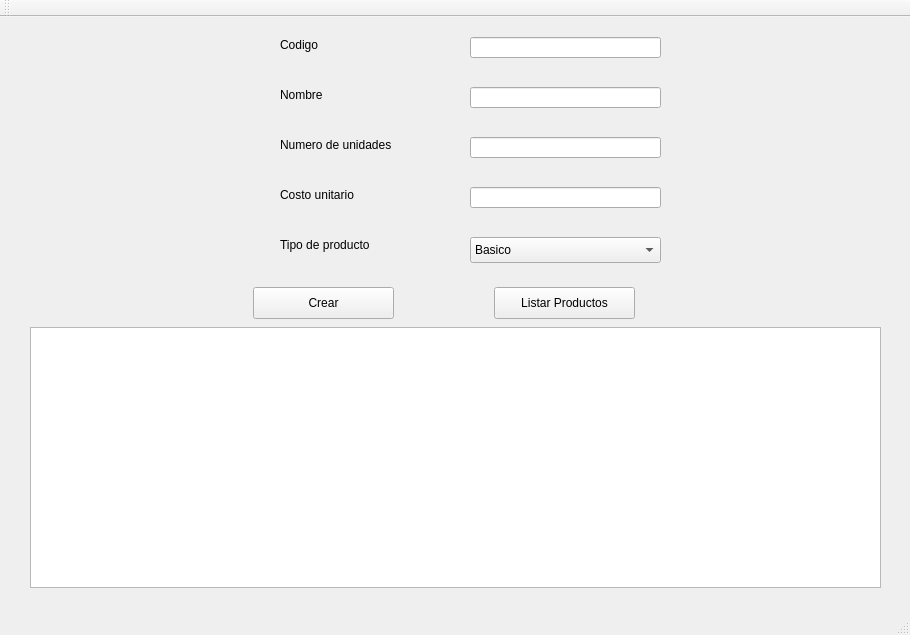
<?xml version="1.0" encoding="UTF-8"?>
<ui version="4.0">
 <class>MainWindow</class>
 <widget class="QMainWindow" name="MainWindow">
  <property name="geometry">
   <rect>
    <x>0</x>
    <y>0</y>
    <width>910</width>
    <height>635</height>
   </rect>
  </property>
  <property name="windowTitle">
   <string>Tienda Doña Pelos</string>
  </property>
  <widget class="QWidget" name="centralWidget">
   <widget class="QPushButton" name="boton1Crear">
    <property name="geometry">
     <rect>
      <x>253</x>
      <y>270</y>
      <width>141</width>
      <height>32</height>
     </rect>
    </property>
    <property name="text">
     <string>Crear</string>
    </property>
   </widget>
   <widget class="QPushButton" name="boton2Listar">
    <property name="geometry">
     <rect>
      <x>494</x>
      <y>270</y>
      <width>141</width>
      <height>32</height>
     </rect>
    </property>
    <property name="text">
     <string>Listar Productos</string>
    </property>
   </widget>
   <widget class="QTextEdit" name="salida">
    <property name="geometry">
     <rect>
      <x>30</x>
      <y>310</y>
      <width>851</width>
      <height>261</height>
     </rect>
    </property>
   </widget>
   <widget class="QLabel" name="label">
    <property name="geometry">
     <rect>
      <x>280</x>
      <y>20</y>
      <width>60</width>
      <height>16</height>
     </rect>
    </property>
    <property name="text">
     <string>Codigo</string>
    </property>
   </widget>
   <widget class="QLabel" name="label_2">
    <property name="geometry">
     <rect>
      <x>280</x>
      <y>70</y>
      <width>60</width>
      <height>16</height>
     </rect>
    </property>
    <property name="text">
     <string>Nombre</string>
    </property>
   </widget>
   <widget class="QLabel" name="label_3">
    <property name="geometry">
     <rect>
      <x>280</x>
      <y>120</y>
      <width>131</width>
      <height>16</height>
     </rect>
    </property>
    <property name="text">
     <string>Numero de unidades</string>
    </property>
   </widget>
   <widget class="QLabel" name="label_4">
    <property name="geometry">
     <rect>
      <x>280</x>
      <y>170</y>
      <width>91</width>
      <height>16</height>
     </rect>
    </property>
    <property name="text">
     <string>Costo unitario</string>
    </property>
   </widget>
   <widget class="QLabel" name="label_5">
    <property name="geometry">
     <rect>
      <x>280</x>
      <y>220</y>
      <width>131</width>
      <height>16</height>
     </rect>
    </property>
    <property name="text">
     <string>Tipo de producto</string>
    </property>
   </widget>
   <widget class="QLineEdit" name="objCodigo">
    <property name="geometry">
     <rect>
      <x>470</x>
      <y>20</y>
      <width>191</width>
      <height>21</height>
     </rect>
    </property>
   </widget>
   <widget class="QLineEdit" name="objNombre">
    <property name="geometry">
     <rect>
      <x>470</x>
      <y>70</y>
      <width>191</width>
      <height>21</height>
     </rect>
    </property>
   </widget>
   <widget class="QLineEdit" name="objUnidades">
    <property name="geometry">
     <rect>
      <x>470</x>
      <y>120</y>
      <width>191</width>
      <height>21</height>
     </rect>
    </property>
   </widget>
   <widget class="QLineEdit" name="objValorU">
    <property name="geometry">
     <rect>
      <x>470</x>
      <y>170</y>
      <width>191</width>
      <height>21</height>
     </rect>
    </property>
   </widget>
   <widget class="QComboBox" name="objCombo">
    <property name="geometry">
     <rect>
      <x>470</x>
      <y>220</y>
      <width>191</width>
      <height>26</height>
     </rect>
    </property>
    <property name="currentText">
     <string>Basico</string>
    </property>
    <item>
     <property name="text">
      <string>Basico</string>
     </property>
    </item>
    <item>
     <property name="text">
      <string>Aseo</string>
     </property>
    </item>
    <item>
     <property name="text">
      <string>General</string>
     </property>
    </item>
   </widget>
  </widget>
  <widget class="QMenuBar" name="menuBar">
   <property name="geometry">
    <rect>
     <x>0</x>
     <y>0</y>
     <width>910</width>
     <height>22</height>
    </rect>
   </property>
  </widget>
  <widget class="QToolBar" name="mainToolBar">
   <attribute name="toolBarArea">
    <enum>TopToolBarArea</enum>
   </attribute>
   <attribute name="toolBarBreak">
    <bool>false</bool>
   </attribute>
  </widget>
  <widget class="QStatusBar" name="statusBar"/>
 </widget>
 <layoutdefault spacing="6" margin="11"/>
 <resources/>
 <connections/>
</ui>
